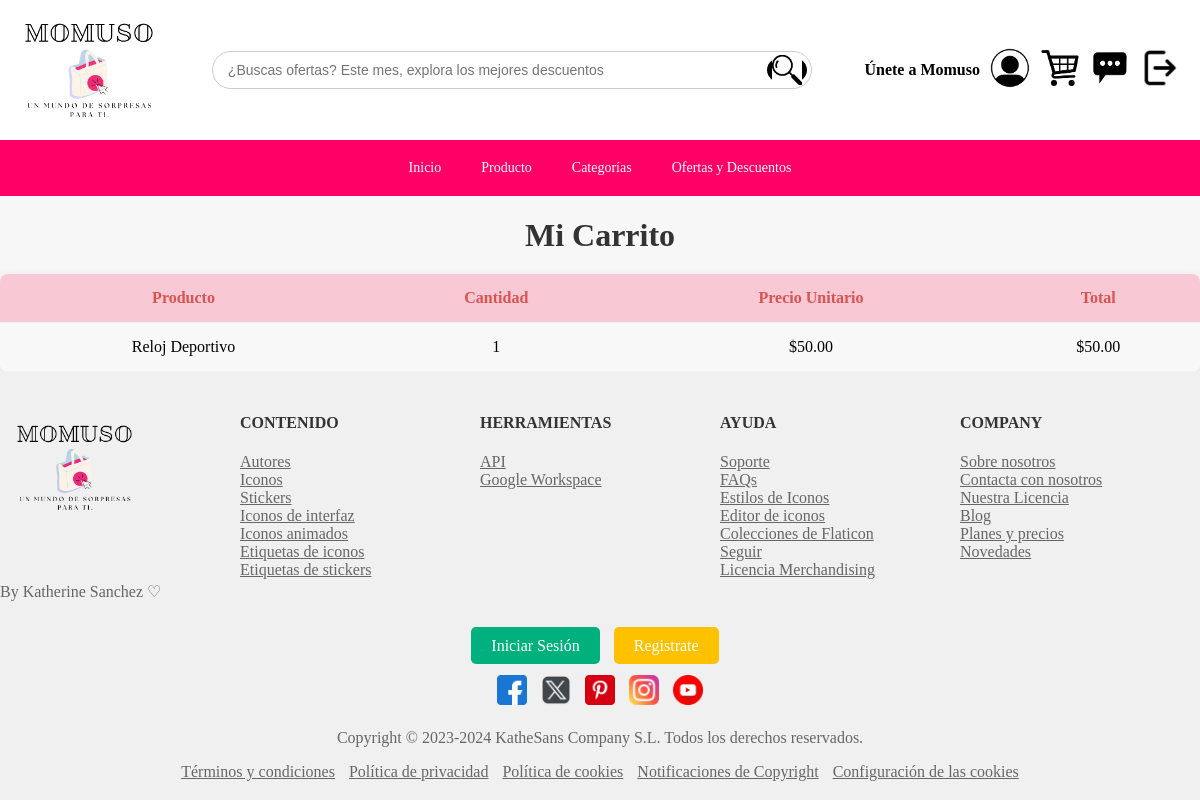
The app's page /Carrito.php (signed in) with its own data.
### tables this page shows
CREATE TABLE `carritodecompras` (
  `ID_Carrito` int(11) NOT NULL,
  `ID_Usuario` int(11) DEFAULT NULL,
  `ID_Producto` int(11) DEFAULT NULL,
  `Cantidad` int(11) DEFAULT NULL,
  `Fecha_Compra` datetime DEFAULT current_timestamp()
);

CREATE TABLE `producto` (
  `ID_Producto` int(11) NOT NULL,
  `Nombre` varchar(100) DEFAULT NULL,
  `Descripcion` text DEFAULT NULL,
  `Precio` decimal(10,2) DEFAULT NULL,
  `Cantidad_En_Inventario` int(11) DEFAULT NULL,
  `Imagenes` varchar(255) DEFAULT NULL,
  `ID_Categoria` int(11) DEFAULT NULL
);

### Carrito.php (the view, shortened to what this page needs)
<!DOCTYPE html>
<html lang="es">
<head>
</head>
<body>
    <div class="row">
        <div class="col">
            <?php include_once 'Aplicacionestatica.php'; ?>
        </div>
    </div>
<?php
$servername = "localhost";
$username = "root";
$password = "";
$dbname = "Momuso";
$conn = new mysqli($servername, $username, $password, $dbname);
$id_usuario = $_SESSION['ID_Usuario'];
$stmt = $conn->prepare("
    SELECT Producto.ID_Producto, Producto.Nombre, CarritoDeCompras.Cantidad, Producto.Precio,
           (CarritoDeCompras.Cantidad * Producto.Precio) AS Total
    FROM CarritoDeCompras
    INNER JOIN Producto ON CarritoDeCompras.ID_Producto = Producto.ID_Producto
    WHERE CarritoDeCompras.ID_Usuario = ?");
$stmt->bind_param("i", $id_usuario);
$stmt->execute();
$result = $stmt->get_result();
echo "<h1>Mi Carrito</h1>";
if ($result->num_rows > 0) {
    echo "<table>
            <tr>
                <th>Producto</th>
                <th>Cantidad</th>
                <th>Precio Unitario</th>
                <th>Total</th>
            </tr>";
    while ($row = $result->fetch_assoc()) {
        echo "<tr>
                <td>{$row['Nombre']}</td>
                <td>{$row['Cantidad']}</td>
                <td>$" . number_format($row['Precio'], 2) . "</td>
                <td>$" . number_format($row['Total'], 2) . "</td>
              </tr>";
    }
    echo "</table>";
} else {
    echo "<p>No tienes productos en tu carrito.</p>";
}
?>
<div class="row">
                <div class="col">
                  <?php include_once 'aplicacion_pie.php'; ?>
                </div>
            </div>
    </body>
</html>

### Carrito.php (style rules this page uses)
body { font-family: Arial, sans-serif; margin: 0; padding: 0; background-color: #f8f8f8; }
h1 { text-align: center; margin-bottom: 20px; color: #333; }
table { width: 100%; border-collapse: collapse; margin-top: 20px; background-color: #fff; border-radius: 8px; overflow: hidden; box-shadow: 0 2px 10px rgba(0, 0, 0, 0.1); }
th, td { padding: 15px; text-align: center; border-bottom: 1px solid #f2f2f2; }
th { background-color: #f8c8d5; color: #d9534f; font-weight: bold; }
tr:nth-child(even) { background-color: #f8f8f8; }

### Aplicacionestatica.php (style rules this page uses)
body { font-family: 'Times New Roman', Times, serif, sans-serif; background-color: #f7f7f7; margin: 0; padding: 0; }

### records on screen
carritodecompras: ID_Producto.Nombre "Reloj Deportivo", Cantidad "1", ID_Producto.Precio "50.00", Total "50.00"
